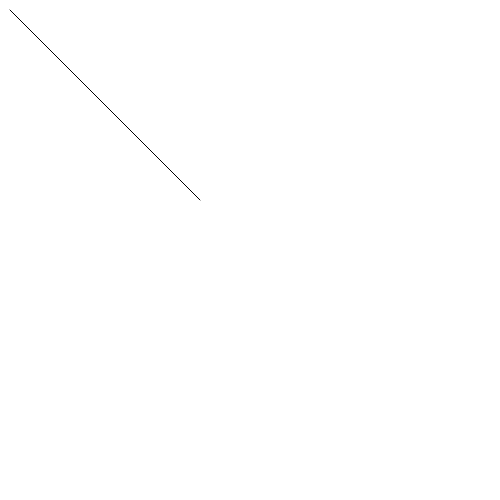
Frame 1 (no input)
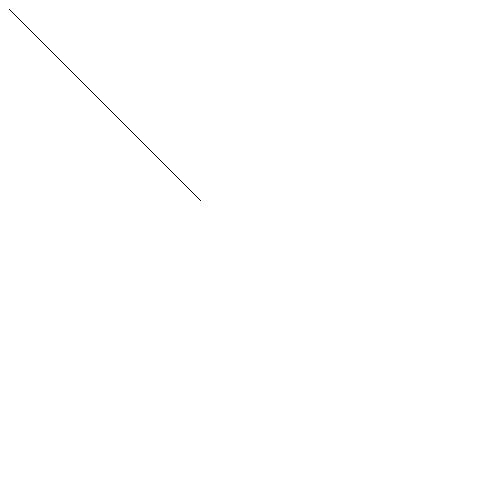
Frame 60 (no input)
Frame 120 (the mouse pressed at the canvas centre since frame 60): identical to frame 60, image omitted

The p5.js sketch that drew these frames (run headless with seeded random() and noise() and a simulated clock; from frame 60 on, the mouse is pressed at the canvas centre):

// p5.js sketch
// ── sketch.js
function setup() {
  // put setup code here
createCanvas(500,500);

}

function draw() {
  // put drawing code here
line(10,10,200,200);
}

// ── style.css
/*CSS FOR Creative Coding Assignments site*/

/* COMMON */
body {
	background: black;
	font-family: Verdana, Geneva, sans-serif;
	background-color: #9896AD;
	background-size: cover;
	margin: 0;

  text-align: center;
  font-size: 24px;
  color: white;
}

li.nav{
  list-style-type: none;
  padding-top: 17px;
}
